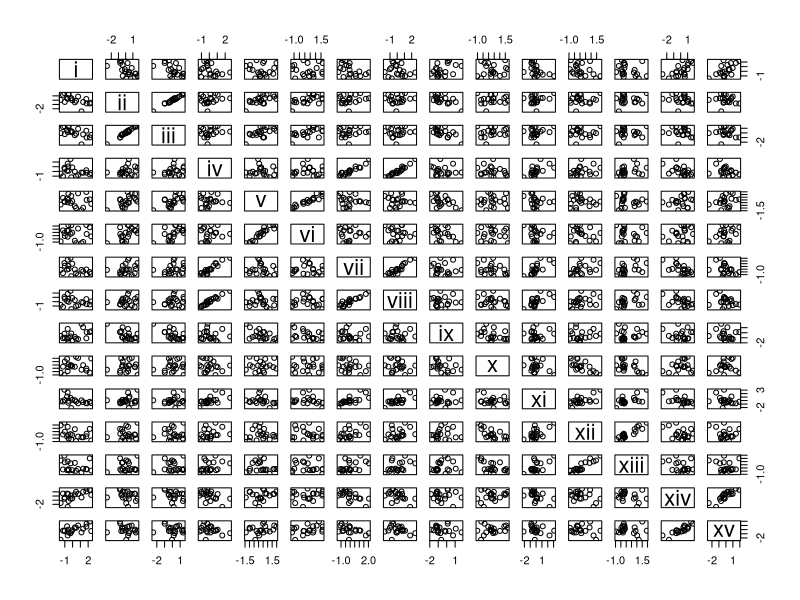
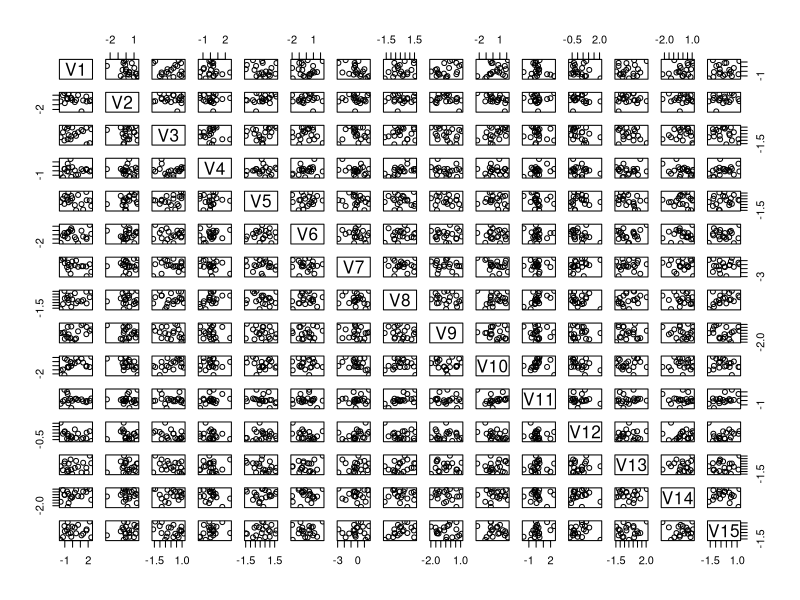

Write R code to recreate these figures, in order. (Note: this script raises an error after producing the figures.)
### Simulated Example of Metabolite Selection
library(corrplot)
library(grDevices)
## Generating correlated normal data 
## with mean = 0 and variance = 1 for simplicity

# Correlation matrix attained from rounding to three decimals
# the correlation of the 28th - 42nd metabolite abundances 
# matching to Kegg ID "C01194"
# of all subjects from Reg Auto pathway

corr.matrix = matrix(cbind(1.000, -0.239, -0.216, -0.169,  0.196,  0.201, -0.194, -0.163, -0.073, -0.092, -0.160, -0.001,  0.015,  0.285,  0.197,
                           -0.239,  1.000,  0.985,  0.213,  0.433,  0.453,  0.136,  0.122, -0.377,  0.569, -0.043, -0.012,  0.031,  0.147,  0.082,
                           -0.216,  0.985,  1.000,  0.217,  0.420,  0.434,  0.134,  0.135, -0.378,  0.560, -0.052, -0.005,  0.039,  0.164,  0.093,
                           -0.169,  0.213,  0.217,  1.000, -0.092, -0.098,  0.967,  0.952,  0.095, -0.096,  0.445,  0.262,  0.286, -0.163, -0.256,
                           0.196,  0.433,  0.420, -0.092,  1.000,  0.956, -0.149, -0.158, -0.410,  0.268, -0.161, -0.042, -0.009,  0.181,  0.197,
                           0.201,  0.453,  0.434, -0.098,  0.956,  1.000, -0.147, -0.181, -0.380,  0.274, -0.169, -0.022,  0.012,  0.194,  0.216,
                           -0.194,  0.136,  0.134,  0.967, -0.149, -0.147,  1.000,  0.935,  0.149, -0.141,  0.502,  0.276,  0.294, -0.229, -0.314,
                           -0.163,  0.122,  0.135,  0.952, -0.158, -0.181,  0.935,  1.000,  0.180, -0.143,  0.454,  0.281,  0.302, -0.192, -0.272,
                           -0.073, -0.377, -0.378,  0.095, -0.410, -0.380,  0.149,  0.180,  1.000, -0.274,  0.209,  0.158,  0.114, -0.164, -0.160,
                           -0.092,  0.569,  0.560, -0.096,  0.268,  0.274, -0.141, -0.143, -0.274,  1.000, -0.264, -0.204, -0.128,  0.193,  0.204,
                           -0.160, -0.043, -0.052,  0.445, -0.161, -0.169,  0.502,  0.454,  0.209, -0.264,  1.000,  0.350,  0.350, -0.217, -0.175,
                           -0.001, -0.012, -0.005,  0.262, -0.042, -0.022,  0.276,  0.281,  0.158, -0.204,  0.350,  1.000,  0.947, -0.016, -0.041,
                           0.015,  0.031,  0.039,  0.286, -0.009,  0.012,  0.294,  0.302,  0.114, -0.128,  0.350,  0.947,  1.000,  0.003, -0.028,
                           0.285,  0.147,  0.164, -0.163,  0.181,  0.194, -0.229, -0.192, -0.164,  0.193, -0.217, -0.016,  0.003,  1.000,  0.768,
                           0.197,  0.082,  0.093, -0.256,  0.197,  0.216, -0.314, -0.272, -0.160,  0.204, -0.175, -0.041, -0.028,  0.768,  1.000),nrow=15)

C = t(chol(corr.matrix))
nvars = dim(C)[1]
numobs = 20
set.seed(1)
rand.norm.vars = matrix(rnorm(nvars*numobs,0,1), nrow=nvars, ncol=numobs);
X = C %*% rand.norm.vars
newX = t(X)
cor.Data = as.data.frame(newX)
orig.Data = as.data.frame(t(rand.norm.vars))
#Names of "Metabolite Variables"
colnames(cor.Data) = c("i","ii","iii", "iv", "v",
                       "vi", "vii", "viii", "ix", "x",
                       "xi","xii","xiii","xiv","xv")
# Names of "Observations"
rownames(cor.Data) = c("A","B","C","D","E","F","G","H","I","J",
                       "K","L","M","N","O","P","Q","R","S","T")
cor(cor.Data)
plot(cor.Data)

plot(orig.Data)
generatedDataForExample <- t(cor.Data)
write.csv(generatedDataForExample, file = "corData_MetabSelectionExample.csv")

# Function to remove extraneous metabolite variants by extracting less correlated variants 
#until the first principle component analysis variant explains 98 % of variance 
# Arguments:
#     sub = list of subject measurements for duplicate kegg_id variants
# Return:
#     list of (removed, selected)
#     removed(less correlated subset), 
#     selected(remaining highly correlated subset where first principle component explains most of variance)

func1 <- function(sub){
  #Center and standardize input
  standardized.sub <- as.data.frame(scale(sub))
  # perform principal component analysis
  pca.sub <- prcomp(standardized.sub)
  # compute percent of variance contributed by each component
  perc.var.all <- (pca.sub$sdev)^2/sum(pca.sub$sdev^2)
  #while first component explains less than 98 %, 
  #select and remove into a subset the least correlated variable
  while (perc.var.all[1]<.98){
    new.removed <- as.data.frame(rbind(new.removed,sub[(which.min(abs(cor(t(sub))[1,]))),]))
    sub <- sub[-(which.min(abs(cor(t(sub))[1,]))),]
    standardized.subset <- as.data.frame(scale(sub))
    pca <- prcomp(standardized.subset)
    perc.var.all <- (pca$sdev)^2/sum(pca$sdev^2)
  }
  # remaining more correlated variables where 1st pca variant 
  # contributes to at least 98 % of variance
  selected <- sub
  # set output to be less correlated subset and correlated subset
  output <- list(new.removed, selected)
  return(output)
}

## Note this function reads in the data with variables
## as rows and observations as columns
new.removed <- NULL
selected <- matrix()
# Input Data read in so that rownames output the same for all iterations of function
# otherwise some iterations give row index while first iteration gives metabolite names
input <- read.csv("corData_MetabSelectionExample.csv",header=TRUE)
#remove column of "metabolite names"
noRowName <- input[,2:21]
a <- func1(noRowName)
removed <- a[[1]]
rownames(removed)
# [1] "6"  "5"  "10" "8"  "13" "4"  "12" "11" "9"  "7"  "3"  "2"  "15"
selected <- a[[2]]
rownames(selected)
# [1] "1"  "14"    
# The above rows are remaining as a highly correlated subset where the variable
# correspoonding to row "1" explains more than 98 % of variance of subset
std.selected <- as.data.frame(scale(selected))
# The following commands illustrate percent of variance explained by pca of the 
# correlated extracted subset
pca <- prcomp(std.selected)
perc.var.all <- (pca$sdev)^2/sum(pca$sdev^2)
perc.var.all
#[1] 1.000000e+00 3.882675e-32

a <- func1(removed)
removed2 <- a[[1]]
rownames(removed2)
# [1] "4"  "10" "8"  "7"  "12" "13" "11" "15" "9"  "2"  "3" 
selected2 <- a[[2]]
rownames(selected2)
# [1] "6" "5"
std.selected <- as.data.frame(scale(selected2))
pca <- prcomp(std.selected)
perc.var.all <- (pca$sdev)^2/sum(pca$sdev^2)
perc.var.all
# [1] 1.000000e+00 1.232595e-32

a <- func1(removed2)
removed3 <- a[[1]]
rownames(removed3)
# [1] "9"  "3"  "2"  "10" "15" "12" "13" "11" "7" 
selected3 <- a[[2]]
rownames(selected3)
# [1] "4" "8"
std.selected <- as.data.frame(scale(selected3))
pca <- prcomp(std.selected)
perc.var.all <- (pca$sdev)^2/sum(pca$sdev^2)
perc.var.all
# [1] 1.000000e+00 3.420452e-32

a <- func1(removed3)
removed4 <- a[[1]]
rownames(removed4)
# [1] "13" "7"  "12" "11" "15" "10" 
selected4 <- a[[2]]
rownames(selected4)
# [1] "9" "3" "2"
std.selected <- as.data.frame(scale(selected4))
pca <- prcomp(std.selected)
perc.var.all <- (pca$sdev)^2/sum(pca$sdev^2)
perc.var.all
# [1] 9.851678e-01 1.483215e-02 1.567633e-33

a <- func1(removed4)
removed5 <- a[[1]]
rownames(removed5)
# [1] "15" "7"  "10" "11"
selected5 <- a[[2]]
rownames(selected5)
# [1] "13" "12"
std.selected <- as.data.frame(scale(selected5))
pca <- prcomp(std.selected)
perc.var.all <- (pca$sdev)^2/sum(pca$sdev^2)
perc.var.all
# [1] 1.000000e+00 3.420452e-32

a <- func1(removed5)
removed6 <- a[[1]]
rownames(removed6)
# [1] 10" "11"
selected6 <- a[[2]]
rownames(selected6)
# [1] "15" "7"
std.selected <- as.data.frame(scale(selected6))
pca <- prcomp(std.selected)
perc.var.all <- (pca$sdev)^2/sum(pca$sdev^2)
perc.var.all
# [1] 1.000000e+00 3.882675e-32

a <- func1(removed6)
removed7 <- a[[1]]
rownames(removed7)
# NULL
selected7 <- a[[2]]
rownames(selected7)
# [1] "10" "11"
std.selected <- as.data.frame(scale(selected7))
pca <- prcomp(std.selected)
perc.var.all <- (pca$sdev)^2/sum(pca$sdev^2)
perc.var.all
# [1] 1.000000e+00 1.32504e-32

## Selected Subset Rows are then the first of each "extracted" group
## 1,6,4,9,13,15,10

## Selected metabolites for network analysis would then be this subset of 
## metabolites and observations
input_subset <- input[c(1,6,4,9,13,15,10),2:21]
newInput = as.data.frame(t(input_subset))
colnames(newInput) = c("i","vi","iv","ix","xiii",
                       "xv", "x")

corNewSubset = cor(newInput)
plot(newInput)
